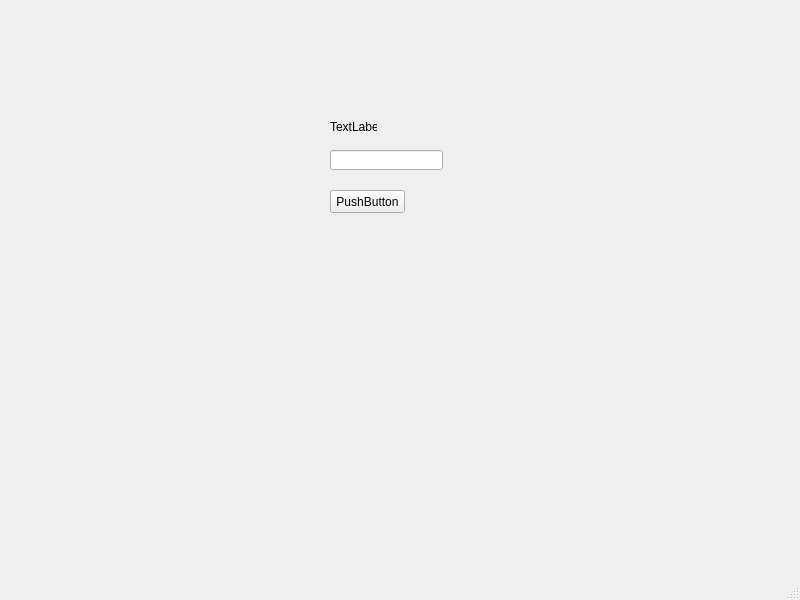
<?xml version="1.0" encoding="UTF-8"?>
<ui version="4.0">
 <class>MainWindow</class>
 <widget class="QMainWindow" name="MainWindow">
  <property name="geometry">
   <rect>
    <x>0</x>
    <y>0</y>
    <width>800</width>
    <height>600</height>
   </rect>
  </property>
  <property name="windowTitle">
   <string>MainWindow</string>
  </property>
  <widget class="QWidget" name="centralwidget">
   <widget class="QLabel" name="label">
    <property name="geometry">
     <rect>
      <x>330</x>
      <y>120</y>
      <width>47</width>
      <height>13</height>
     </rect>
    </property>
    <property name="text">
     <string>TextLabel</string>
    </property>
   </widget>
   <widget class="QLineEdit" name="lineEdit">
    <property name="geometry">
     <rect>
      <x>330</x>
      <y>150</y>
      <width>113</width>
      <height>20</height>
     </rect>
    </property>
   </widget>
   <widget class="QPushButton" name="pushButton">
    <property name="geometry">
     <rect>
      <x>330</x>
      <y>190</y>
      <width>75</width>
      <height>23</height>
     </rect>
    </property>
    <property name="text">
     <string>PushButton</string>
    </property>
   </widget>
  </widget>
  <widget class="QMenuBar" name="menubar">
   <property name="geometry">
    <rect>
     <x>0</x>
     <y>0</y>
     <width>800</width>
     <height>21</height>
    </rect>
   </property>
  </widget>
  <widget class="QStatusBar" name="statusbar"/>
 </widget>
 <resources/>
 <connections/>
</ui>
